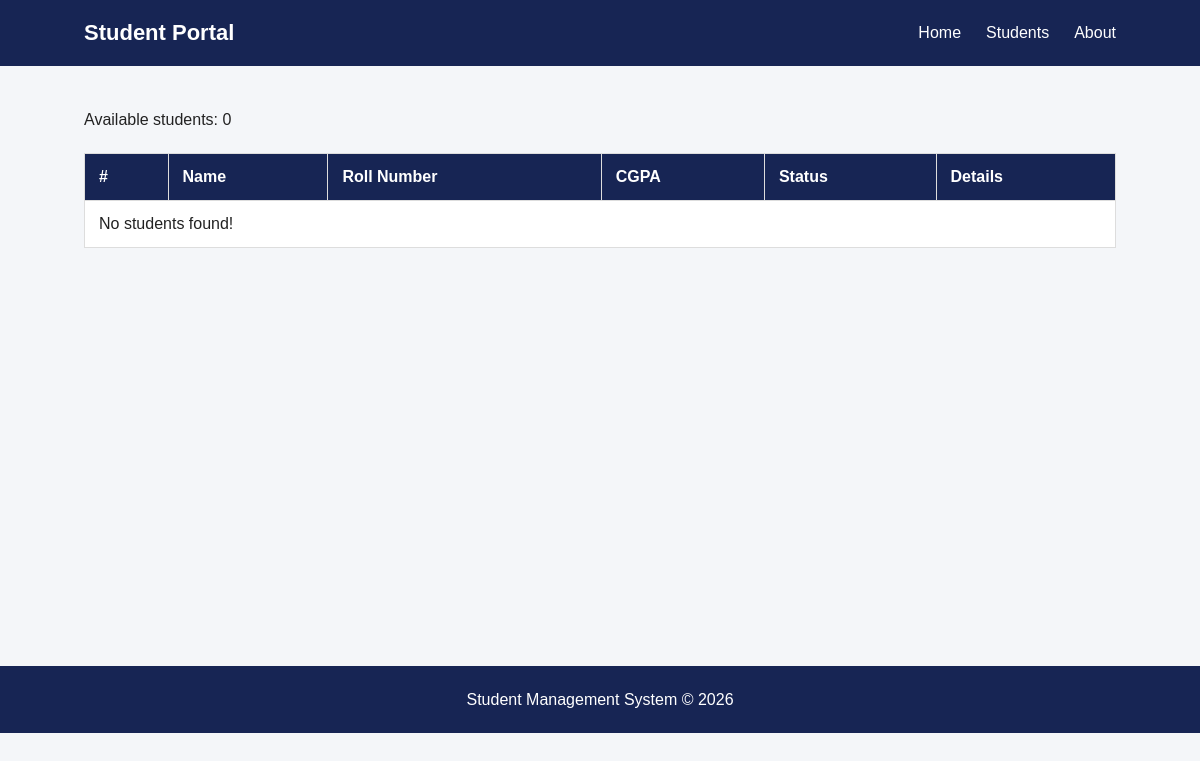
The app's page /students/students/, older data.
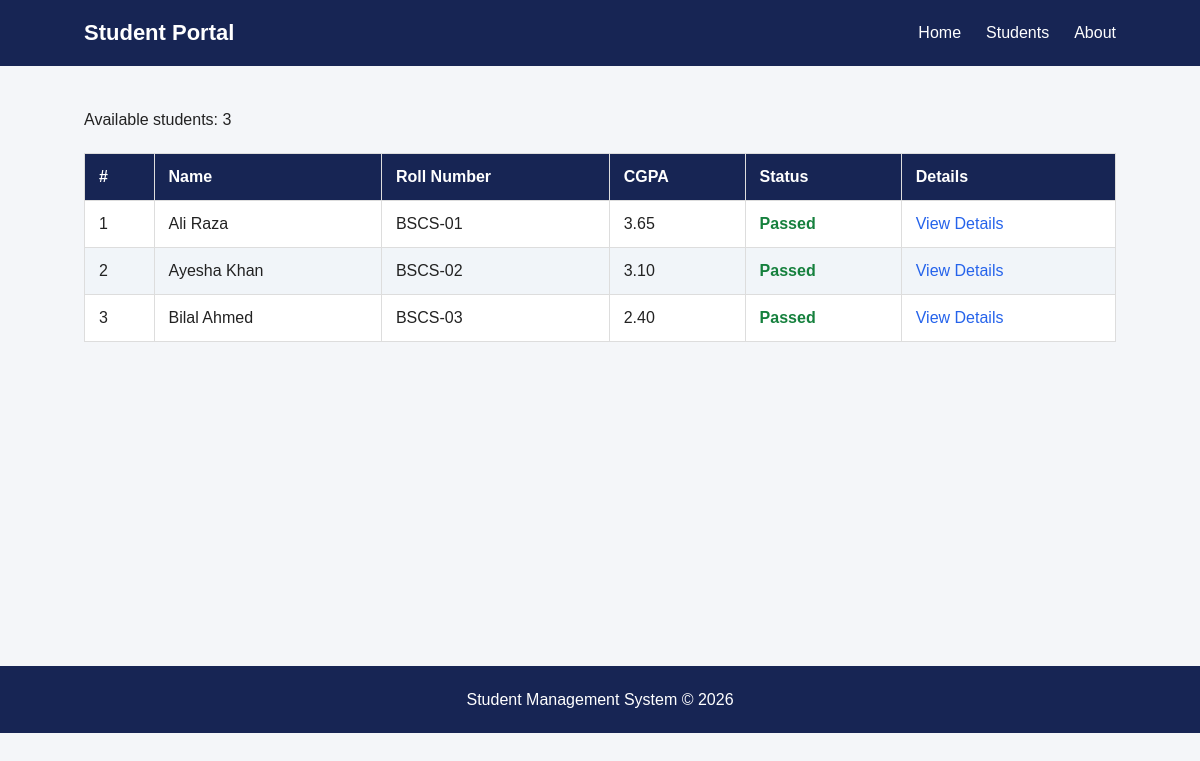
The same page, newer data.
### students/models.py (models this page shows, shortened)
class Student(models.Model):
    name = models.CharField(max_length=100)
    roll_no = models.CharField(max_length=20, unique=True)
    email = models.EmailField(blank=True)
    cgpa = models.DecimalField(max_digits=3, decimal_places=2, default=0)
    is_active = models.BooleanField(default=True)
    created_at = models.DateTimeField(auto_now_add=True)
    department = models.ForeignKey(
        Department,
        on_delete=models.SET_NULL,
        null=True,
        blank=True,
        related_name='students',
    )
    class Meta:
        ordering = ['roll_no']

### students/views.py (the view)
# urls.py: path('students/', views.student_list, name='student_list'),
def student_list(request):
    students = Student.objects.all()
    query = request.GET.get('q')
    if query:
        students = students.filter(name__icontains=query)
    context = {
        'students': students,
        'total': students.count(),
        'query': query,
    }
    return render(request, 'students/student_list.html', context)

### students/templates/students/student_list.html (shortened to what this page needs)
{% extends 'base.html' %}
{% block content %}
<p>Available students: {{ students|length }}</p>
<table>
    <thead>
        <tr>
            <th>#</th>
            <th>Name</th>
            <th>Roll Number</th>
            <th>CGPA</th>
            <th>Status</th>
            <th>Details</th>
        </tr>
    </thead>
    <tbody>
        {% for student in students %}
        <tr>
            <td>{{ forloop.counter }}</td>
            <td>{{ student.name }}</td>
            <td>{{ student.roll_no }}</td>
            <td>{{ student.cgpa|floatformat:2 }}</td>
            <td>
                {% if student.cgpa >= 2.0 %}
                    <span class="passed">Passed</span>
                {% else %}
                    <span class="failed">Failed</span>
                {% endif %}
            </td>
            <td>
                <a href="{% url 'students:student_detail' student.id %}">
                    View Details
                </a>
            </td>
        </tr>
        {% empty %}
        <tr>
            <td colspan="6">
                No students found!
            </td>
        </tr>
        {% endfor %}
    </tbody>
</table>
{% endblock %}

### templates/base.html (shortened to what this page needs)
{% load static %}
<!DOCTYPE html>
<html lang="en">
<head>
    <link rel="stylesheet"
          href="{% static 'students/css/style.css' %}">
</head>
<body>
    {% include 'partials/navbar.html' %}
    <main class="container">
        {% block content %}{% endblock %}
    </main>
    <footer>
        <p>Student Management System &copy; 2026</p>
    </footer>
</body>
</html>

### templates/partials/navbar.html
<nav class="navbar">
    <div class="logo">
        <a href="{% url 'students:home' %}">
            Student Portal
        </a>
    </div>
    <div class="nav-links">
        <a href="{% url 'students:home' %}">
            Home
        </a>
        <a href="{% url 'students:student_list' %}">
            Students
        </a>
        <a href="{% url 'students:about' %}">
            About
        </a>
    </div>
</nav>

### students/static/students/css/style.css (style rules this page uses)
* { margin: 0; padding: 0; box-sizing: border-box; }
body { font-family: Arial, sans-serif; background: #f4f6f9; color: #222; min-height: 100vh; }
.navbar { background: #172554; color: white; padding: 20px 7%; display: flex; justify-content: space-between; align-items: center; }
.logo a { color: white; font-size: 22px; font-weight: bold; text-decoration: none; }
.nav-links { display: flex; gap: 25px; }
.nav-links a { color: white; text-decoration: none; }
.container { width: 86%; max-width: 1100px; margin: 40px auto; min-height: 65vh; }
p { line-height: 1.7; }
table { width: 100%; border-collapse: collapse; background: white; margin-top: 20px; }
th, td { border: 1px solid #ddd; padding: 14px; text-align: left; }
th { background: #172554; color: white; }
tr:nth-child(even) { background: #f1f5f9; }
td a { color: #2563eb; text-decoration: none; }
.passed { color: #15803d; font-weight: bold; }
footer { background: #172554; color: white; padding: 20px; text-align: center; }

Row changes from the older to the newer data that the page shows:
added Student: name "Ali Raza", roll_no "BSCS-01", cgpa "3.65", shows "Passed"
added Student: name "Ayesha Khan", roll_no "BSCS-02", cgpa "3.10", shows "Passed"
added Student: name "Bilal Ahmed", roll_no "BSCS-03", cgpa "2.40", shows "Passed"
Text that changed along with them:
{{ students|length }}: "0" → "3"
text no longer shown: "No students found!"
